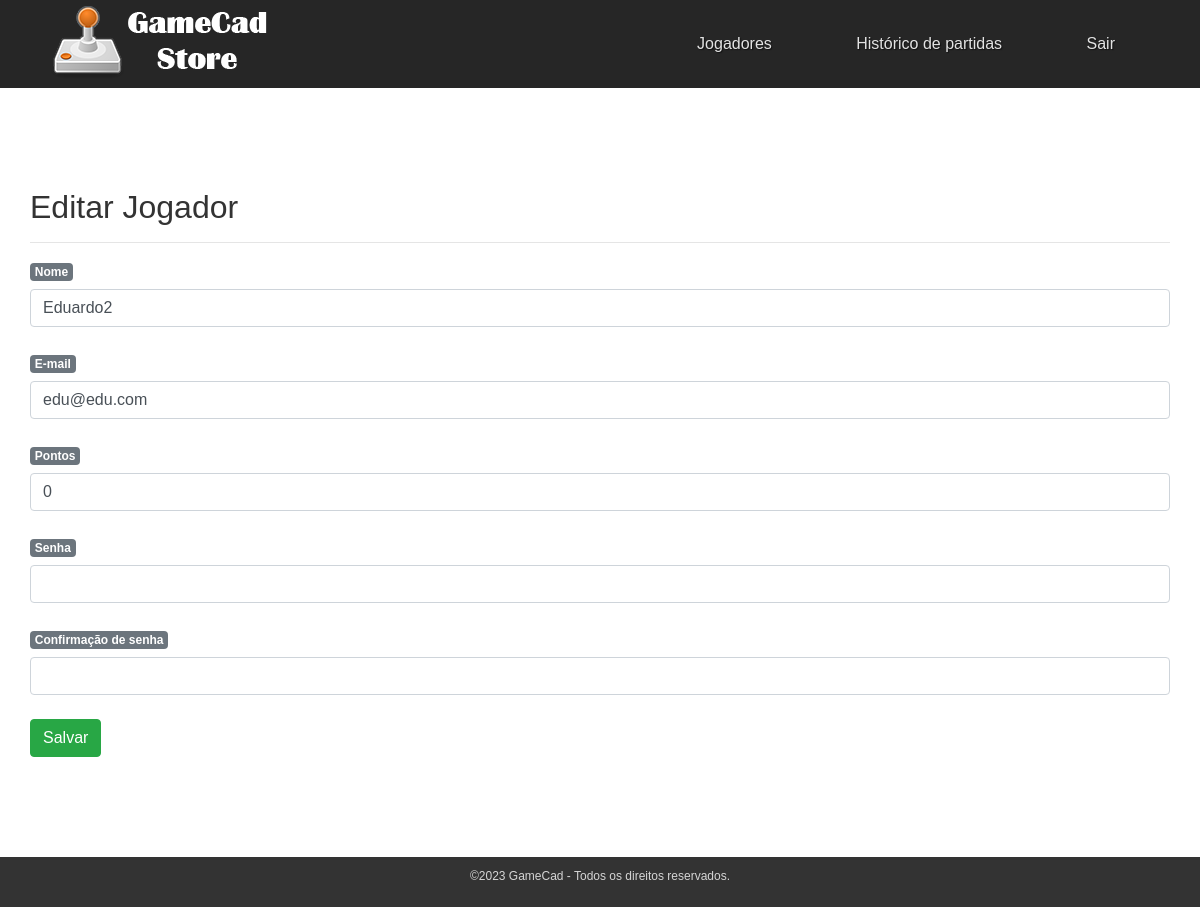
Page /gsd/index.php?action=editar&id=1 (signed in) on the committed database.
### tables this page shows
CREATE TABLE `jogadores` (
  `id` int(10) UNSIGNED NOT NULL,
  `name` varchar(200) NOT NULL,
  `email` varchar(100) NOT NULL,
  `password` varchar(200) NOT NULL,
  `pontos` int(11) NOT NULL,
  `created_at` timestamp NULL DEFAULT current_timestamp(),
  `updated_at` timestamp NULL DEFAULT NULL
);

### gsd/controller/JogadorController.php (called while the page is built, shortened)
<?php
require('model/Jogador.php');
class JogadorController
{
    private $model;
    public function __construct()
    {
        $this->model = new Jogador();
    }
    public function editar_form($id)
    {
        $jogador = $this->model->pegar_jogador($id);
        include 'views/partials/header.php';
        include 'views/jogadores/editar.php';
        include 'views/partials/footer.php';
    }
}

### gsd/model/Jogador.php (called while the page is built, shortened)
<?php
include_once 'DB.php';
class Jogador
{
    private $conn;
    private $table_name = "jogadores";
    public function __construct()
    {
        $database = new DB();
        $this->conn = $database->getConnection();
    }
    function pegar_jogador($id)
    {
        $query = "SELECT id, name, email, pontos FROM " . $this->table_name . " WHERE id=:id";
        $stmt = $this->conn->prepare($query);
        $stmt->bindParam(":id", $id);
        $stmt->execute();
        return $stmt->fetch(PDO::FETCH_ASSOC);
    }
}

### gsd/model/DB.php (called while the page is built, shortened)
<?php
class DB
{
    private $host = 'localhost';
    private $db_name = 'tank_gamers';
    private $username = 'unity_gsd';
    private $password = 'senha123';
    public function getConnection()
    {
        $this->conn = null;
        try {
            $this->conn = new PDO("mysql:host=" . $this->host .
                ";dbname=" . $this->db_name, $this->username, $this->password);
            $this->conn->setAttribute(
                PDO::ATTR_ERRMODE,
                PDO::ERRMODE_EXCEPTION
            );
        } catch (PDOException $exception) {
            echo "Connection error: " . $exception->getMessage();
        }
        return $this->conn;
    }
}

### gsd/views/jogadores/editar.php (the view)
<h2>Editar Jogador</h2>
<hr>
<form action="?action=update&id=<?= $jogador['id']; ?>" method="post">
    <label class="badge badge-secondary" for="name">Nome</label>
    <input class="form-control" type="text" name="name" id="name" value="<?= $jogador['name']; ?>"
        required><br>
    <label class="badge badge-secondary" for="email">E-mail</label>
    <input class="form-control" type="email" name="email" value="<?= $jogador['email']; ?>" id="email" required><br>
    <label class="badge badge-secondary" for="pontos">Pontos</label>
    <input class="form-control" type="number" name="pontos" value="<?= $jogador['pontos']; ?>" id="pontos" required><br>
    <label class="badge badge-secondary" for="password">Senha</label>
    <input class="form-control" type="password" name="password" id="password"><br>
    <label class="badge badge-secondary" for="password_confirmation">Confirmação de senha</label>
    <input class="form-control" type="password" name="password_confirmation"
        id="password_confirmation"><br>
    <input type="submit" class="btn btn-success" value="Salvar">
</form>

### gsd/css/estilo.css (style rules this page uses)
* { margin: 0; padding: 0; }
body { height:100vh; font-family: helvetica, arial; font-size: 16px; color:#333; display:flex; flex-direction:column; }

### rows in the picture
jogadores: name "Eduardo2", email "edu@edu.com", pontos "0"
